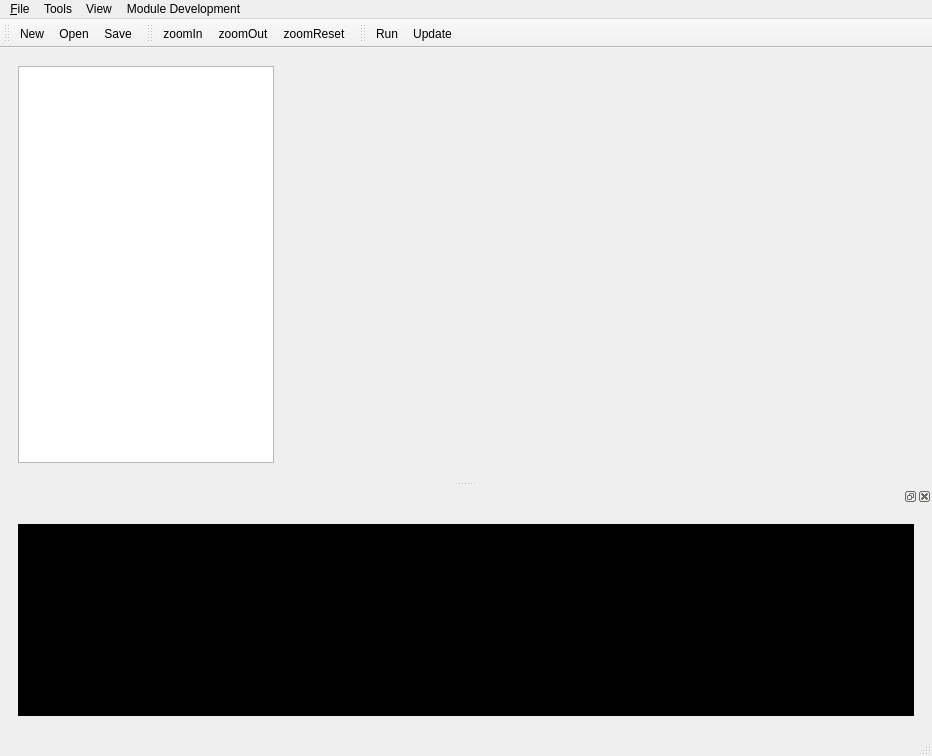
<?xml version="1.0" encoding="UTF-8"?>
<ui version="4.0">
 <class>DMMainWindow</class>
 <widget class="QMainWindow" name="DMMainWindow">
  <property name="geometry">
   <rect>
    <x>0</x>
    <y>0</y>
    <width>932</width>
    <height>756</height>
   </rect>
  </property>
  <property name="minimumSize">
   <size>
    <width>0</width>
    <height>0</height>
   </size>
  </property>
  <property name="windowTitle">
   <string>DynaMind</string>
  </property>
  <property name="windowIcon">
   <iconset resource="icons.qrc">
    <normaloff>:/Icons/ressources/dynamind-icon.png</normaloff>:/Icons/ressources/dynamind-icon.png</iconset>
  </property>
  <property name="unifiedTitleAndToolBarOnMac">
   <bool>false</bool>
  </property>
  <widget class="QWidget" name="centralwidget">
   <layout class="QVBoxLayout" name="verticalLayout_2">
    <item>
     <widget class="QWidget" name="widget_2" native="true">
      <layout class="QHBoxLayout" name="horizontalLayout_3">
       <item>
        <widget class="QTreeWidget" name="treeWidget">
         <property name="sizePolicy">
          <sizepolicy hsizetype="Fixed" vsizetype="Expanding">
           <horstretch>0</horstretch>
           <verstretch>0</verstretch>
          </sizepolicy>
         </property>
         <property name="frameShape">
          <enum>QFrame::StyledPanel</enum>
         </property>
         <property name="frameShadow">
          <enum>QFrame::Plain</enum>
         </property>
         <property name="lineWidth">
          <number>1</number>
         </property>
         <property name="dragEnabled">
          <bool>true</bool>
         </property>
         <attribute name="headerVisible">
          <bool>false</bool>
         </attribute>
         <attribute name="headerCascadingSectionResizes">
          <bool>false</bool>
         </attribute>
         <attribute name="headerHighlightSections">
          <bool>false</bool>
         </attribute>
         <column>
          <property name="text">
           <string notr="true">Modules</string>
          </property>
         </column>
        </widget>
       </item>
       <item>
        <widget class="QTabWidget" name="tabWidget_4">
         <property name="tabPosition">
          <enum>QTabWidget::North</enum>
         </property>
         <property name="currentIndex">
          <number>-1</number>
         </property>
         <property name="documentMode">
          <bool>true</bool>
         </property>
         <property name="tabsClosable">
          <bool>false</bool>
         </property>
        </widget>
       </item>
      </layout>
     </widget>
    </item>
   </layout>
  </widget>
  <widget class="QMenuBar" name="menubar">
   <property name="geometry">
    <rect>
     <x>0</x>
     <y>0</y>
     <width>932</width>
     <height>21</height>
    </rect>
   </property>
   <widget class="QMenu" name="menuSimulation">
    <property name="title">
     <string>&amp;File</string>
    </property>
    <addaction name="actionNew"/>
    <addaction name="actionOpen"/>
    <addaction name="actionSave"/>
    <addaction name="actionSaveAs"/>
    <addaction name="actionRun"/>
    <addaction name="actionExit"/>
   </widget>
   <widget class="QMenu" name="menuTools">
    <property name="title">
     <string>Tools</string>
    </property>
    <addaction name="actionImport"/>
    <addaction name="separator"/>
    <addaction name="actionPreferences"/>
   </widget>
   <widget class="QMenu" name="menuView">
    <property name="title">
     <string>View</string>
    </property>
    <addaction name="actionZoomIn"/>
    <addaction name="actionZoomOut"/>
    <addaction name="actionZoomReset"/>
    <addaction name="actionShow_all_modules"/>
   </widget>
   <widget class="QMenu" name="menuModuleDevelopment">
    <property name="title">
     <string>Module Development</string>
    </property>
    <addaction name="actionEditor"/>
    <addaction name="separator"/>
    <addaction name="actionReload_Modules"/>
   </widget>
   <addaction name="menuSimulation"/>
   <addaction name="menuTools"/>
   <addaction name="menuView"/>
   <addaction name="menuModuleDevelopment"/>
  </widget>
  <widget class="QStatusBar" name="statusbar"/>
  <widget class="QDockWidget" name="dockWidget_2">
   <attribute name="dockWidgetArea">
    <number>8</number>
   </attribute>
   <widget class="QWidget" name="dockWidgetContents_2">
    <layout class="QHBoxLayout" name="horizontalLayout_2">
     <item>
      <layout class="QVBoxLayout" name="verticalLayout_3">
       <item>
        <widget class="QWidget" name="widget" native="true">
         <layout class="QVBoxLayout" name="verticalLayout_4">
          <item>
           <widget class="QPlainTextEdit" name="log_widget">
            <property name="palette">
             <palette>
              <active>
               <colorrole role="WindowText">
                <brush brushstyle="SolidPattern">
                 <color alpha="255">
                  <red>255</red>
                  <green>255</green>
                  <blue>255</blue>
                 </color>
                </brush>
               </colorrole>
               <colorrole role="Button">
                <brush brushstyle="SolidPattern">
                 <color alpha="255">
                  <red>0</red>
                  <green>0</green>
                  <blue>0</blue>
                 </color>
                </brush>
               </colorrole>
               <colorrole role="Light">
                <brush brushstyle="SolidPattern">
                 <color alpha="255">
                  <red>0</red>
                  <green>0</green>
                  <blue>0</blue>
                 </color>
                </brush>
               </colorrole>
               <colorrole role="Midlight">
                <brush brushstyle="SolidPattern">
                 <color alpha="255">
                  <red>0</red>
                  <green>0</green>
                  <blue>0</blue>
                 </color>
                </brush>
               </colorrole>
               <colorrole role="Dark">
                <brush brushstyle="SolidPattern">
                 <color alpha="255">
                  <red>0</red>
                  <green>0</green>
                  <blue>0</blue>
                 </color>
                </brush>
               </colorrole>
               <colorrole role="Mid">
                <brush brushstyle="SolidPattern">
                 <color alpha="255">
                  <red>0</red>
                  <green>0</green>
                  <blue>0</blue>
                 </color>
                </brush>
               </colorrole>
               <colorrole role="Text">
                <brush brushstyle="SolidPattern">
                 <color alpha="255">
                  <red>255</red>
                  <green>255</green>
                  <blue>255</blue>
                 </color>
                </brush>
               </colorrole>
               <colorrole role="BrightText">
                <brush brushstyle="SolidPattern">
                 <color alpha="255">
                  <red>255</red>
                  <green>255</green>
                  <blue>255</blue>
                 </color>
                </brush>
               </colorrole>
               <colorrole role="ButtonText">
                <brush brushstyle="SolidPattern">
                 <color alpha="255">
                  <red>255</red>
                  <green>255</green>
                  <blue>255</blue>
                 </color>
                </brush>
               </colorrole>
               <colorrole role="Base">
                <brush brushstyle="SolidPattern">
                 <color alpha="255">
                  <red>0</red>
                  <green>0</green>
                  <blue>0</blue>
                 </color>
                </brush>
               </colorrole>
               <colorrole role="Window">
                <brush brushstyle="SolidPattern">
                 <color alpha="255">
                  <red>0</red>
                  <green>0</green>
                  <blue>0</blue>
                 </color>
                </brush>
               </colorrole>
               <colorrole role="Shadow">
                <brush brushstyle="SolidPattern">
                 <color alpha="255">
                  <red>0</red>
                  <green>0</green>
                  <blue>0</blue>
                 </color>
                </brush>
               </colorrole>
               <colorrole role="AlternateBase">
                <brush brushstyle="SolidPattern">
                 <color alpha="255">
                  <red>0</red>
                  <green>0</green>
                  <blue>0</blue>
                 </color>
                </brush>
               </colorrole>
               <colorrole role="ToolTipBase">
                <brush brushstyle="SolidPattern">
                 <color alpha="255">
                  <red>255</red>
                  <green>255</green>
                  <blue>220</blue>
                 </color>
                </brush>
               </colorrole>
               <colorrole role="ToolTipText">
                <brush brushstyle="SolidPattern">
                 <color alpha="255">
                  <red>0</red>
                  <green>0</green>
                  <blue>0</blue>
                 </color>
                </brush>
               </colorrole>
              </active>
              <inactive>
               <colorrole role="WindowText">
                <brush brushstyle="SolidPattern">
                 <color alpha="255">
                  <red>255</red>
                  <green>255</green>
                  <blue>255</blue>
                 </color>
                </brush>
               </colorrole>
               <colorrole role="Button">
                <brush brushstyle="SolidPattern">
                 <color alpha="255">
                  <red>0</red>
                  <green>0</green>
                  <blue>0</blue>
                 </color>
                </brush>
               </colorrole>
               <colorrole role="Light">
                <brush brushstyle="SolidPattern">
                 <color alpha="255">
                  <red>0</red>
                  <green>0</green>
                  <blue>0</blue>
                 </color>
                </brush>
               </colorrole>
               <colorrole role="Midlight">
                <brush brushstyle="SolidPattern">
                 <color alpha="255">
                  <red>0</red>
                  <green>0</green>
                  <blue>0</blue>
                 </color>
                </brush>
               </colorrole>
               <colorrole role="Dark">
                <brush brushstyle="SolidPattern">
                 <color alpha="255">
                  <red>0</red>
                  <green>0</green>
                  <blue>0</blue>
                 </color>
                </brush>
               </colorrole>
               <colorrole role="Mid">
                <brush brushstyle="SolidPattern">
                 <color alpha="255">
                  <red>0</red>
                  <green>0</green>
                  <blue>0</blue>
                 </color>
                </brush>
               </colorrole>
               <colorrole role="Text">
                <brush brushstyle="SolidPattern">
                 <color alpha="255">
                  <red>255</red>
                  <green>255</green>
                  <blue>255</blue>
                 </color>
                </brush>
               </colorrole>
               <colorrole role="BrightText">
                <brush brushstyle="SolidPattern">
                 <color alpha="255">
                  <red>255</red>
                  <green>255</green>
                  <blue>255</blue>
                 </color>
                </brush>
               </colorrole>
               <colorrole role="ButtonText">
                <brush brushstyle="SolidPattern">
                 <color alpha="255">
                  <red>255</red>
                  <green>255</green>
                  <blue>255</blue>
                 </color>
                </brush>
               </colorrole>
               <colorrole role="Base">
                <brush brushstyle="SolidPattern">
                 <color alpha="255">
                  <red>0</red>
                  <green>0</green>
                  <blue>0</blue>
                 </color>
                </brush>
               </colorrole>
               <colorrole role="Window">
                <brush brushstyle="SolidPattern">
                 <color alpha="255">
                  <red>0</red>
                  <green>0</green>
                  <blue>0</blue>
                 </color>
                </brush>
               </colorrole>
               <colorrole role="Shadow">
                <brush brushstyle="SolidPattern">
                 <color alpha="255">
                  <red>0</red>
                  <green>0</green>
                  <blue>0</blue>
                 </color>
                </brush>
               </colorrole>
               <colorrole role="AlternateBase">
                <brush brushstyle="SolidPattern">
                 <color alpha="255">
                  <red>0</red>
                  <green>0</green>
                  <blue>0</blue>
                 </color>
                </brush>
               </colorrole>
               <colorrole role="ToolTipBase">
                <brush brushstyle="SolidPattern">
                 <color alpha="255">
                  <red>255</red>
                  <green>255</green>
                  <blue>220</blue>
                 </color>
                </brush>
               </colorrole>
               <colorrole role="ToolTipText">
                <brush brushstyle="SolidPattern">
                 <color alpha="255">
                  <red>0</red>
                  <green>0</green>
                  <blue>0</blue>
                 </color>
                </brush>
               </colorrole>
              </inactive>
              <disabled>
               <colorrole role="WindowText">
                <brush brushstyle="SolidPattern">
                 <color alpha="255">
                  <red>0</red>
                  <green>0</green>
                  <blue>0</blue>
                 </color>
                </brush>
               </colorrole>
               <colorrole role="Button">
                <brush brushstyle="SolidPattern">
                 <color alpha="255">
                  <red>0</red>
                  <green>0</green>
                  <blue>0</blue>
                 </color>
                </brush>
               </colorrole>
               <colorrole role="Light">
                <brush brushstyle="SolidPattern">
                 <color alpha="255">
                  <red>0</red>
                  <green>0</green>
                  <blue>0</blue>
                 </color>
                </brush>
               </colorrole>
               <colorrole role="Midlight">
                <brush brushstyle="SolidPattern">
                 <color alpha="255">
                  <red>0</red>
                  <green>0</green>
                  <blue>0</blue>
                 </color>
                </brush>
               </colorrole>
               <colorrole role="Dark">
                <brush brushstyle="SolidPattern">
                 <color alpha="255">
                  <red>0</red>
                  <green>0</green>
                  <blue>0</blue>
                 </color>
                </brush>
               </colorrole>
               <colorrole role="Mid">
                <brush brushstyle="SolidPattern">
                 <color alpha="255">
                  <red>0</red>
                  <green>0</green>
                  <blue>0</blue>
                 </color>
                </brush>
               </colorrole>
               <colorrole role="Text">
                <brush brushstyle="SolidPattern">
                 <color alpha="255">
                  <red>0</red>
                  <green>0</green>
                  <blue>0</blue>
                 </color>
                </brush>
               </colorrole>
               <colorrole role="BrightText">
                <brush brushstyle="SolidPattern">
                 <color alpha="255">
                  <red>255</red>
                  <green>255</green>
                  <blue>255</blue>
                 </color>
                </brush>
               </colorrole>
               <colorrole role="ButtonText">
                <brush brushstyle="SolidPattern">
                 <color alpha="255">
                  <red>0</red>
                  <green>0</green>
                  <blue>0</blue>
                 </color>
                </brush>
               </colorrole>
               <colorrole role="Base">
                <brush brushstyle="SolidPattern">
                 <color alpha="255">
                  <red>0</red>
                  <green>0</green>
                  <blue>0</blue>
                 </color>
                </brush>
               </colorrole>
               <colorrole role="Window">
                <brush brushstyle="SolidPattern">
                 <color alpha="255">
                  <red>0</red>
                  <green>0</green>
                  <blue>0</blue>
                 </color>
                </brush>
               </colorrole>
               <colorrole role="Shadow">
                <brush brushstyle="SolidPattern">
                 <color alpha="255">
                  <red>0</red>
                  <green>0</green>
                  <blue>0</blue>
                 </color>
                </brush>
               </colorrole>
               <colorrole role="AlternateBase">
                <brush brushstyle="SolidPattern">
                 <color alpha="255">
                  <red>0</red>
                  <green>0</green>
                  <blue>0</blue>
                 </color>
                </brush>
               </colorrole>
               <colorrole role="ToolTipBase">
                <brush brushstyle="SolidPattern">
                 <color alpha="255">
                  <red>255</red>
                  <green>255</green>
                  <blue>220</blue>
                 </color>
                </brush>
               </colorrole>
               <colorrole role="ToolTipText">
                <brush brushstyle="SolidPattern">
                 <color alpha="255">
                  <red>0</red>
                  <green>0</green>
                  <blue>0</blue>
                 </color>
                </brush>
               </colorrole>
              </disabled>
             </palette>
            </property>
            <property name="acceptDrops">
             <bool>false</bool>
            </property>
            <property name="undoRedoEnabled">
             <bool>false</bool>
            </property>
            <property name="readOnly">
             <bool>true</bool>
            </property>
            <property name="backgroundVisible">
             <bool>false</bool>
            </property>
            <property name="centerOnScroll">
             <bool>false</bool>
            </property>
           </widget>
          </item>
         </layout>
        </widget>
       </item>
      </layout>
     </item>
    </layout>
   </widget>
  </widget>
  <widget class="QToolBar" name="toolBar">
   <property name="windowTitle">
    <string>toolBar</string>
   </property>
   <attribute name="toolBarArea">
    <enum>TopToolBarArea</enum>
   </attribute>
   <attribute name="toolBarBreak">
    <bool>false</bool>
   </attribute>
   <addaction name="actionNew"/>
   <addaction name="actionOpen"/>
   <addaction name="actionSave"/>
  </widget>
  <widget class="QToolBar" name="toolBar_2">
   <property name="windowTitle">
    <string>toolBar_2</string>
   </property>
   <attribute name="toolBarArea">
    <enum>TopToolBarArea</enum>
   </attribute>
   <attribute name="toolBarBreak">
    <bool>false</bool>
   </attribute>
   <addaction name="actionZoomIn"/>
   <addaction name="actionZoomOut"/>
   <addaction name="actionZoomReset"/>
  </widget>
  <widget class="QToolBar" name="toolBar_3">
   <property name="windowTitle">
    <string>toolBar_3</string>
   </property>
   <attribute name="toolBarArea">
    <enum>TopToolBarArea</enum>
   </attribute>
   <attribute name="toolBarBreak">
    <bool>false</bool>
   </attribute>
   <addaction name="actionRun"/>
   <addaction name="actionUpdate"/>
  </widget>
  <action name="actionRun">
   <property name="icon">
    <iconset resource="../dynamind-modelbuilder/icons.qrc">
     <normaloff>:/Icons/ressources/player_play.png</normaloff>:/Icons/ressources/player_play.png</iconset>
   </property>
   <property name="text">
    <string>Run</string>
   </property>
   <property name="toolTip">
    <string>Run Simulation</string>
   </property>
   <property name="shortcut">
    <string>Ctrl+R</string>
   </property>
  </action>
  <action name="actionPreferences">
   <property name="text">
    <string>Preferences</string>
   </property>
  </action>
  <action name="actionSaveAs">
   <property name="text">
    <string>Save As</string>
   </property>
   <property name="shortcut">
    <string>Ctrl+Shift+S</string>
   </property>
  </action>
  <action name="actionOpen">
   <property name="icon">
    <iconset resource="../dynamind-modelbuilder/icons.qrc">
     <normaloff>:/Icons/ressources/document-open.png</normaloff>:/Icons/ressources/document-open.png</iconset>
   </property>
   <property name="text">
    <string>&amp;Open</string>
   </property>
   <property name="shortcut">
    <string>Ctrl+O</string>
   </property>
  </action>
  <action name="actionSave">
   <property name="icon">
    <iconset resource="../dynamind-modelbuilder/icons.qrc">
     <normaloff>:/Icons/ressources/document-save.png</normaloff>:/Icons/ressources/document-save.png</iconset>
   </property>
   <property name="text">
    <string>&amp;Save</string>
   </property>
   <property name="shortcut">
    <string>Ctrl+S</string>
   </property>
  </action>
  <action name="actionNew">
   <property name="icon">
    <iconset resource="../dynamind-modelbuilder/icons.qrc">
     <normaloff>:/Icons/ressources/document-new.png</normaloff>:/Icons/ressources/document-new.png</iconset>
   </property>
   <property name="text">
    <string>&amp;New</string>
   </property>
   <property name="shortcut">
    <string>Ctrl+N</string>
   </property>
  </action>
  <action name="actionZoomIn">
   <property name="icon">
    <iconset resource="../dynamind-modelbuilder/icons.qrc">
     <normaloff>:/Icons/ressources/stock_zoom-in.png</normaloff>:/Icons/ressources/stock_zoom-in.png</iconset>
   </property>
   <property name="text">
    <string>zoomIn</string>
   </property>
   <property name="shortcut">
    <string>Ctrl++</string>
   </property>
  </action>
  <action name="actionZoomOut">
   <property name="icon">
    <iconset resource="../dynamind-modelbuilder/icons.qrc">
     <normaloff>:/Icons/ressources/stock_zoom-out.png</normaloff>:/Icons/ressources/stock_zoom-out.png</iconset>
   </property>
   <property name="text">
    <string>zoomOut</string>
   </property>
   <property name="shortcut">
    <string>Ctrl+-</string>
   </property>
  </action>
  <action name="actionZoomReset">
   <property name="icon">
    <iconset resource="../dynamind-modelbuilder/icons.qrc">
     <normaloff>:/Icons/ressources/stock_zoom-page.png</normaloff>:/Icons/ressources/stock_zoom-page.png</iconset>
   </property>
   <property name="text">
    <string>zoomReset</string>
   </property>
  </action>
  <action name="actionImport">
   <property name="text">
    <string>Import</string>
   </property>
  </action>
  <action name="actionEditor">
   <property name="text">
    <string>Editor</string>
   </property>
  </action>
  <action name="actionReload_Modules">
   <property name="text">
    <string>Reload Modules</string>
   </property>
  </action>
  <action name="actionUpdate">
   <property name="text">
    <string>Update</string>
   </property>
  </action>
  <action name="actionExit">
   <property name="text">
    <string>Exit</string>
   </property>
  </action>
  <action name="actionShow_all_modules">
   <property name="checkable">
    <bool>true</bool>
   </property>
   <property name="text">
    <string>show all modules</string>
   </property>
  </action>
 </widget>
 <resources>
  <include location="../dynamind-modelbuilder/icons.qrc"/>
  <include location="icons.qrc"/>
 </resources>
 <connections/>
</ui>
